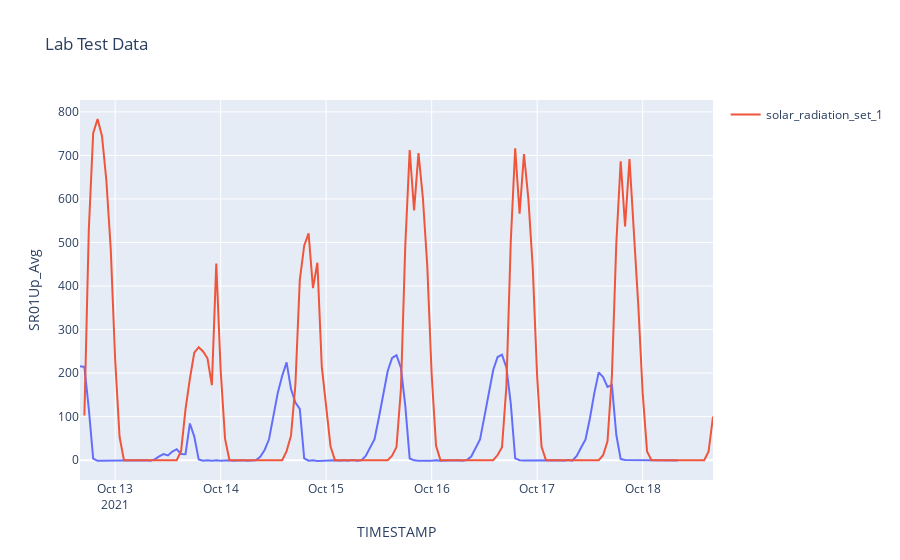

Here is the notebook cell this chart was saved with:
### Code cell
fig = px.line(data, x=data.index, y=data.SR01Up_Avg,
              title='Lab Test Data')
fig2 = px.line(field, x=field.index, y=field.columns)

fig.add_trace(fig2.data[1])
fig.show()

### Figure 1 — Plotly figure (JSON) as saved in the notebook; plotly's stock layout.template omitted (floating-point values rounded to 4 significant figures; data arrays with more than 128 entries replaced by an {"elided": "..."} marker saying what was removed)
{"data": [{"hovertemplate": "TIMESTAMP=%{x}<br>SR01Up_Avg=%{y}<extra></extra>", "legendgroup": "", "line": {"color": "#636efa", "dash": "solid"}, "mode": "lines", "name": "", "orientation": "v", "showlegend": false, "type": "scatter", "x": {"elided": "137 str values"}, "xaxis": "x", "y": {"elided": "137 float values"}, "yaxis": "y"}, {"hovertemplate": "variable=solar_radiation_set_1<br>Date_Time=%{x}<br>value=%{y}<extra></extra>", "legendgroup": "solar_radiation_set_1", "line": {"color": "#EF553B", "dash": "solid"}, "mode": "lines", "name": "solar_radiation_set_1", "orientation": "v", "showlegend": true, "type": "scatter", "x": {"elided": "144 str values"}, "xaxis": "x", "y": {"elided": "144 float values"}, "yaxis": "y"}], "layout": {"legend": {"tracegroupgap": 0}, "title": {"text": "Lab Test Data"}, "xaxis": {"anchor": "y", "domain": [0, 1], "title": {"text": "TIMESTAMP"}}, "yaxis": {"anchor": "x", "domain": [0, 1], "title": {"text": "SR01Up_Avg"}}}}
